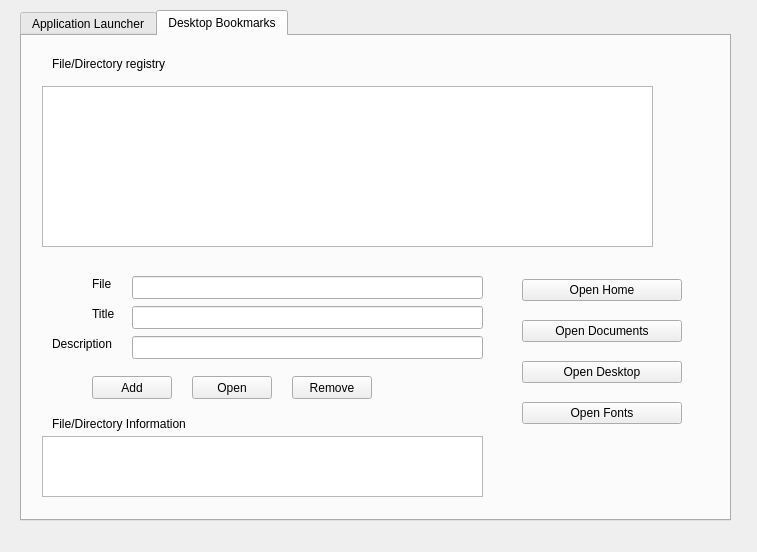
<?xml version="1.0" encoding="UTF-8"?>
<ui version="4.0">
 <class>MainWindow</class>
 <widget class="QMainWindow" name="MainWindow">
  <property name="geometry">
   <rect>
    <x>0</x>
    <y>0</y>
    <width>757</width>
    <height>552</height>
   </rect>
  </property>
  <property name="windowTitle">
   <string>Command Launcher</string>
  </property>
  <widget class="QWidget" name="centralwidget">
   <widget class="QTabWidget" name="tabWidget">
    <property name="geometry">
     <rect>
      <x>20</x>
      <y>10</y>
      <width>711</width>
      <height>511</height>
     </rect>
    </property>
    <property name="currentIndex">
     <number>1</number>
    </property>
    <widget class="QWidget" name="tab">
     <attribute name="title">
      <string>Application Launcher</string>
     </attribute>
     <widget class="QPushButton" name="btn_run">
      <property name="geometry">
       <rect>
        <x>20</x>
        <y>30</y>
        <width>80</width>
        <height>23</height>
       </rect>
      </property>
      <property name="toolTip">
       <string>Run selected command in the command registry.</string>
      </property>
      <property name="text">
       <string>Run</string>
      </property>
     </widget>
     <widget class="QPushButton" name="btn_add">
      <property name="geometry">
       <rect>
        <x>120</x>
        <y>30</y>
        <width>80</width>
        <height>23</height>
       </rect>
      </property>
      <property name="toolTip">
       <string>Add new command to command registry.</string>
      </property>
      <property name="text">
       <string>Add</string>
      </property>
     </widget>
     <widget class="QPushButton" name="btn_remove">
      <property name="geometry">
       <rect>
        <x>220</x>
        <y>30</y>
        <width>80</width>
        <height>23</height>
       </rect>
      </property>
      <property name="toolTip">
       <string>Remove selected command from the command registry.</string>
      </property>
      <property name="text">
       <string>Remove</string>
      </property>
     </widget>
     <widget class="QLineEdit" name="cmd_input">
      <property name="geometry">
       <rect>
        <x>10</x>
        <y>90</y>
        <width>461</width>
        <height>23</height>
       </rect>
      </property>
      <property name="toolTip">
       <string>Enter commands to be run.</string>
      </property>
     </widget>
     <widget class="QListWidget" name="cmd_registry">
      <property name="geometry">
       <rect>
        <x>10</x>
        <y>150</y>
        <width>461</width>
        <height>291</height>
       </rect>
      </property>
      <property name="toolTip">
       <string>Double click to run any selected command or click at the button run.</string>
      </property>
     </widget>
     <widget class="QLabel" name="label">
      <property name="geometry">
       <rect>
        <x>10</x>
        <y>120</y>
        <width>141</width>
        <height>16</height>
       </rect>
      </property>
      <property name="text">
       <string>Applications registry</string>
      </property>
     </widget>
     <widget class="QLabel" name="label_2">
      <property name="geometry">
       <rect>
        <x>10</x>
        <y>70</y>
        <width>131</width>
        <height>16</height>
       </rect>
      </property>
      <property name="text">
       <string>Command Input</string>
      </property>
     </widget>
     <widget class="QCheckBox" name="chb_always_on_top">
      <property name="geometry">
       <rect>
        <x>320</x>
        <y>40</y>
        <width>161</width>
        <height>21</height>
       </rect>
      </property>
      <property name="toolTip">
       <string>If checked, any item in the command registry become editable instead of being run.</string>
      </property>
      <property name="text">
       <string>Always on top</string>
      </property>
     </widget>
     <widget class="QCheckBox" name="chb_editable">
      <property name="geometry">
       <rect>
        <x>320</x>
        <y>20</y>
        <width>161</width>
        <height>21</height>
       </rect>
      </property>
      <property name="toolTip">
       <string>If checked, any item in the command registry become editable instead of being run.</string>
      </property>
      <property name="text">
       <string> Commands Editable</string>
      </property>
     </widget>
    </widget>
    <widget class="QWidget" name="tab_file_bookmarks">
     <attribute name="title">
      <string>Desktop Bookmarks</string>
     </attribute>
     <widget class="QTextEdit" name="textEdit">
      <property name="geometry">
       <rect>
        <x>20</x>
        <y>400</y>
        <width>441</width>
        <height>61</height>
       </rect>
      </property>
     </widget>
     <widget class="QLabel" name="label_3">
      <property name="geometry">
       <rect>
        <x>30</x>
        <y>380</y>
        <width>171</width>
        <height>16</height>
       </rect>
      </property>
      <property name="text">
       <string>File/Directory Information</string>
      </property>
     </widget>
     <widget class="QLabel" name="label_4">
      <property name="geometry">
       <rect>
        <x>30</x>
        <y>20</y>
        <width>141</width>
        <height>16</height>
       </rect>
      </property>
      <property name="text">
       <string>File/Directory registry</string>
      </property>
     </widget>
     <widget class="QLineEdit" name="entry_filetitle">
      <property name="geometry">
       <rect>
        <x>110</x>
        <y>270</y>
        <width>351</width>
        <height>23</height>
       </rect>
      </property>
     </widget>
     <widget class="QLabel" name="label_5">
      <property name="geometry">
       <rect>
        <x>70</x>
        <y>270</y>
        <width>59</width>
        <height>15</height>
       </rect>
      </property>
      <property name="text">
       <string>Title</string>
      </property>
     </widget>
     <widget class="QLabel" name="label_6">
      <property name="geometry">
       <rect>
        <x>30</x>
        <y>300</y>
        <width>91</width>
        <height>16</height>
       </rect>
      </property>
      <property name="text">
       <string>Description</string>
      </property>
     </widget>
     <widget class="QLineEdit" name="entry_filedesc">
      <property name="geometry">
       <rect>
        <x>110</x>
        <y>300</y>
        <width>351</width>
        <height>23</height>
       </rect>
      </property>
     </widget>
     <widget class="QPushButton" name="btn_add_file">
      <property name="geometry">
       <rect>
        <x>70</x>
        <y>340</y>
        <width>80</width>
        <height>23</height>
       </rect>
      </property>
      <property name="text">
       <string>Add</string>
      </property>
     </widget>
     <widget class="QPushButton" name="btn_open_file">
      <property name="geometry">
       <rect>
        <x>170</x>
        <y>340</y>
        <width>80</width>
        <height>23</height>
       </rect>
      </property>
      <property name="text">
       <string>Open</string>
      </property>
     </widget>
     <widget class="QPushButton" name="btn_remove_file">
      <property name="geometry">
       <rect>
        <x>270</x>
        <y>340</y>
        <width>80</width>
        <height>23</height>
       </rect>
      </property>
      <property name="text">
       <string>Remove</string>
      </property>
     </widget>
     <widget class="QLineEdit" name="entry_filename">
      <property name="geometry">
       <rect>
        <x>110</x>
        <y>240</y>
        <width>351</width>
        <height>23</height>
       </rect>
      </property>
     </widget>
     <widget class="QLabel" name="label_7">
      <property name="geometry">
       <rect>
        <x>70</x>
        <y>240</y>
        <width>59</width>
        <height>16</height>
       </rect>
      </property>
      <property name="text">
       <string>File</string>
      </property>
     </widget>
     <widget class="QWidget" name="verticalLayoutWidget">
      <property name="geometry">
       <rect>
        <x>500</x>
        <y>230</y>
        <width>160</width>
        <height>171</height>
       </rect>
      </property>
      <layout class="QVBoxLayout" name="verticalLayout">
       <item>
        <widget class="QPushButton" name="btn_open_home">
         <property name="toolTip">
          <string>Open User's home directory</string>
         </property>
         <property name="text">
          <string>Open Home</string>
         </property>
        </widget>
       </item>
       <item>
        <widget class="QPushButton" name="btn_open_docs">
         <property name="toolTip">
          <string>Open documents directory</string>
         </property>
         <property name="text">
          <string>Open Documents</string>
         </property>
        </widget>
       </item>
       <item>
        <widget class="QPushButton" name="btn_open_desktop">
         <property name="toolTip">
          <string>Open user's Desktop directory</string>
         </property>
         <property name="text">
          <string>Open Desktop</string>
         </property>
        </widget>
       </item>
       <item>
        <widget class="QPushButton" name="btn_open_fonts">
         <property name="toolTip">
          <string>Open fonts directory</string>
         </property>
         <property name="text">
          <string>Open Fonts</string>
         </property>
        </widget>
       </item>
      </layout>
     </widget>
     <widget class="QTableView" name="tview_disp">
      <property name="geometry">
       <rect>
        <x>20</x>
        <y>50</y>
        <width>611</width>
        <height>161</height>
       </rect>
      </property>
     </widget>
    </widget>
   </widget>
  </widget>
  <widget class="QMenuBar" name="menuBar">
   <property name="geometry">
    <rect>
     <x>0</x>
     <y>0</y>
     <width>757</width>
     <height>20</height>
    </rect>
   </property>
  </widget>
 </widget>
 <resources/>
 <connections/>
</ui>
